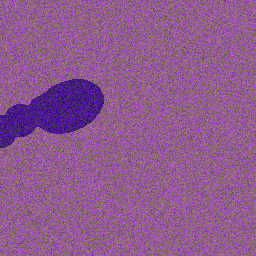
#> input picture data/datasets/sentinel1_external/images/ext_patch_0001.png, 256 x 256 px; its folder holds only this picture in this run
$ python -i classical_baseline.py   (imports and definitions only)
#> lines starting #> are read from the running program, lines starting #| are printed output that depends on the picture; after the words box and inside, x2 and y2 are one past the last pixel; in counts of white or black regions, pixels touching at a corner belong together
#> further down, picture is the input picture: shape (256, 256, 3); mean B, G, R 142.2, 89.5, 142.1
"""
Classical Image Processing Baseline for SAR Oil Spill Detection.
Implements adaptive Otsu thresholding, connected component analysis, morphological cleanup,
and minimum region area filtering.
"""

import numpy as np
import cv2
from typing import Tuple, Dict, Any

class ClassicalSARBaseline:
    def __init__(
        self,
        min_region_pixels: int = 15,
        morph_kernel_size: int = 3,
        damping_multiplier: float = 0.92,
    ):
        self.min_region_pixels = min_region_pixels
        self.morph_kernel_size = morph_kernel_size
        self.damping_multiplier = damping_multiplier

    def predict(self, image: np.ndarray, threshold_override: float = None) -> Tuple[np.ndarray, np.ndarray]:
        """
        Accepts SAR image (H, W, C) or (H, W).
        Returns:
            binary_mask: (H, W) uint8 with 1 for detected slick, 0 for background
            confidence_map: (H, W) float32 in [0, 1]
        """
        if image.ndim == 3:
            # Use VV channel (index 0) where damping contrast is strongest
            vv = image[:, :, 0]
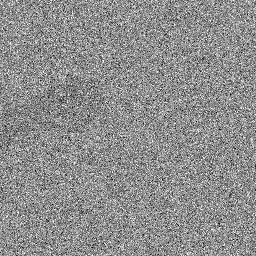
#> vv: shape (256, 256); min 0, max 255, mean 142.2
        else:
            vv = image

        # 1. Mild median filtering for SAR speckle noise reduction
        smoothed = cv2.medianBlur(vv.astype(np.uint8), 3)
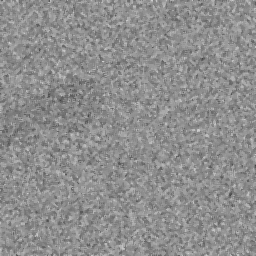
#> smoothed: shape (256, 256); min 67, max 207, mean 142.2

        # 2. Otsu adaptive global threshold
        otsu_val, _ = cv2.threshold(smoothed, 0, 255, cv2.THRESH_BINARY + cv2.THRESH_OTSU)
#> otsu_val = 142
        active_thresh = otsu_val * self.damping_multiplier if threshold_override is None else threshold_override
#> active_thresh = 130.6

        # Dark pixels are candidates for oil spill
        dark_pixels = (smoothed <= active_thresh).astype(np.uint8)
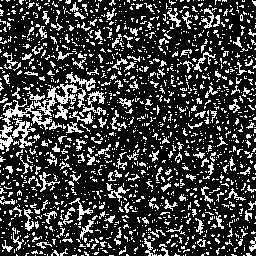
#> dark_pixels: shape (256, 256); values 0 (black) and 1 (white), 23.5% white in thin lines or dots

        # 3. Morphological opening and closing
        kernel = cv2.getStructuringElement(cv2.MORPH_ELLIPSE, (self.morph_kernel_size, self.morph_kernel_size))
        opened = cv2.morphologyEx(dark_pixels, cv2.MORPH_OPEN, kernel)
#> opened: shape (256, 256); values 0 (black) and 1 (white), 11.2% white in thin lines or dots
        cleaned = cv2.morphologyEx(opened, cv2.MORPH_CLOSE, kernel)
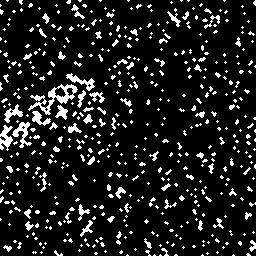
#> cleaned: shape (256, 256); values 0 (black) and 1 (white), 11.6% white in thin lines or dots

        # 4. Connected Components & Minimum Region Area Filtering
        num_labels, labels, stats, _ = cv2.connectedComponentsWithStats(cleaned, connectivity=8)
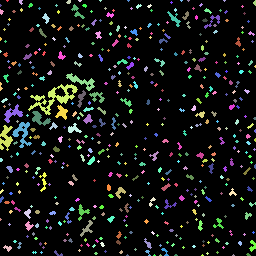
#> labels: shape (256, 256) int32; 507 distinct labels, from 0 to 506; one colour per label, 0 black
#> num_labels = 507; stats = 507 rows, first 6: [0, 0, 256, 256, 57920], [6, 0, 3, 2, 4], [19, 0, 4, 5, 14], [66, 0, 5, 4, 15], [78, 0, 4, 2, 6], [99, 0, 3, 2, 4]
        binary_mask = np.zeros_like(cleaned, dtype=np.uint8)

        for i in range(1, num_labels):
            area = stats[i, cv2.CC_STAT_AREA]
            if area >= self.min_region_pixels:
                binary_mask[labels == i] = 1
#> this loop made 506 passes
#> area on passes 16, 30, 35: 66, 21, 71
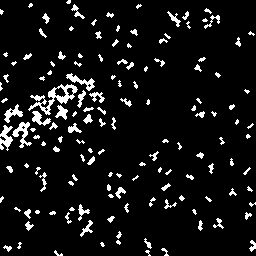
#> binary_mask: shape (256, 256); values 0 (black) and 1 (white), 7.6% white; 144 white regions (63 under 20 px), largest, box (x1, y1, x2, y2) and area: (28, 84, 78, 115) 452, (12, 122, 32, 148) 203, (0, 125, 13, 151) 184

        # 5. Continuous Probability Map estimation based on inverted intensity relative to Otsu
        norm_dist = np.clip((active_thresh - smoothed.astype(np.float32)) / max(active_thresh, 1.0), 0.0, 1.0)
        confidence_map = norm_dist * binary_mask.astype(np.float32)
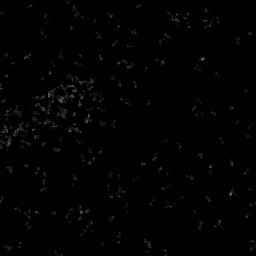
#> confidence_map: shape (256, 256) float32; min 0, max 0.487, mean 0.00624

        return binary_mask, confidence_map

>>> import cv2
>>> picture = cv2.imread('../../data/datasets/sentinel1_external/images/ext_patch_0001.png')
>>> result = ClassicalSARBaseline().predict(picture)

$ run again, on data/datasets/sentinel1_external/images/ext_patch_0002.png
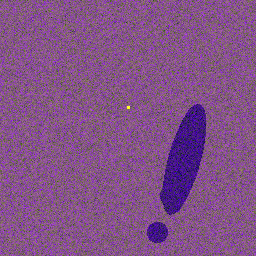
#> input picture data/datasets/sentinel1_external/images/ext_patch_0002.png, 256 x 256 px
#> picture is the input picture: shape (256, 256, 3); mean B, G, R 134.6, 82.2, 129.7
#> in predict, `smoothed = cv2.medianBlur(vv.astype(np.uint8), 3)`:
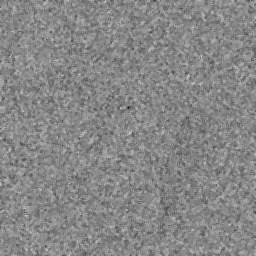
#> smoothed: shape (256, 256); min 32, max 202, mean 134.6
#> otsu_val = 134
#> active_thresh = 123.3
#> dark_pixels: shape (256, 256); values 0 (black) and 1 (white), 23.9% white in thin lines or dots
#> opened: shape (256, 256); values 0 (black) and 1 (white), 11.3% white in thin lines or dots
#> cleaned: shape (256, 256); values 0 (black) and 1 (white), 11.7% white in thin lines or dots
#> labels: shape (256, 256) int32; 548 distinct labels, from 0 to 547
#> num_labels = 548; stats = 548 rows, first 6: [0, 0, 256, 256, 57885], [1, 0, 3, 2, 4], [19, 0, 3, 2, 4], [26, 0, 4, 2, 6], [49, 0, 3, 2, 4], [55, 0, 4, 4, 9]
#> the loop in predict, `for i in range(1, num_labels):` made 547 passes
#> area on passes 7, 9, 10: 22, 26, 23
#> in predict, `confidence_map = norm_dist * binary_mask.astype(np.float32)`:
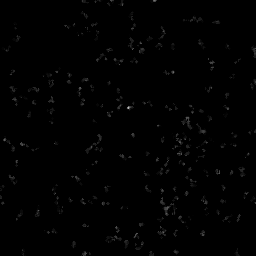
#> confidence_map: shape (256, 256) float32; min 0, max 0.74, mean 0.00608

$ run again, on data/datasets/sentinel1_external/images/ext_patch_0003.png
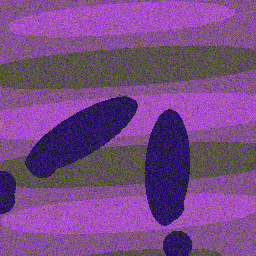
#> input picture data/datasets/sentinel1_external/images/ext_patch_0003.png, 256 x 256 px
#> picture is the input picture: shape (256, 256, 3); mean B, G, R 133.1, 72.2, 118.7
#> otsu_val = 131
#> active_thresh = 120.5
#> dark_pixels: shape (256, 256); values 0 (black) and 1 (white), 40.5% white; 440 white regions (432 under 20 px), largest, box (x1, y1, x2, y2) and area: (0, 95, 256, 225) 14871, (0, 44, 256, 94) 8725, (94, 228, 222, 256) 1221
#> opened: shape (256, 256); values 0 (black) and 1 (white), 38.1% white; 62 white regions (59 under 20 px), largest, box (x1, y1, x2, y2) and area: (0, 95, 256, 225) 14754, (0, 44, 256, 91) 8669, (94, 230, 222, 256) 1190
#> cleaned: shape (256, 256); values 0 (black) and 1 (white), 38.7% white; 58 white regions (55 under 20 px), largest, box (x1, y1, x2, y2) and area: (0, 95, 256, 225) 15103, (0, 44, 256, 91) 8712, (94, 230, 222, 256) 1222
#> in predict, `num_labels, labels, stats, _ = cv2.connectedComponentsWithStats(cleane..`:
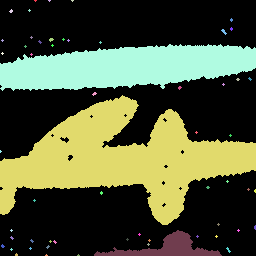
#> labels: shape (256, 256) int32; 59 distinct labels, from 0 to 58; one colour per label, 0 black
#> num_labels = 59; stats = 59 rows, first 6: [0, 0, 256, 256, 40144], [34, 0, 3, 2, 4], [48, 0, 3, 2, 4], [71, 0, 3, 2, 4], [9, 9, 4, 4, 10], [28, 9, 3, 3, 5]
#> the loop in predict, `for i in range(1, num_labels):` made 58 passes
#> area on passes 18, 26, 40: 8712, 15103, 1222
#> in predict, `norm_dist = np.clip((active_thresh - smoothed.astype(np.float32)) / ma..`:
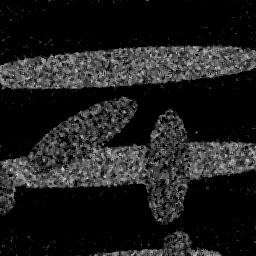
#> norm_dist: shape (256, 256) float32; min 0, max 0.817, mean 0.117

$ run again, on data/datasets/sentinel1_external/images/ext_patch_0004.png
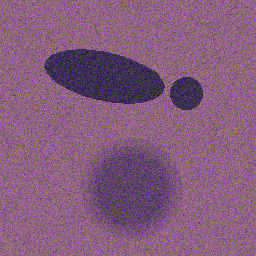
#> input picture data/datasets/sentinel1_external/images/ext_patch_0004.png, 256 x 256 px
#> picture is the input picture: shape (256, 256, 3); mean B, G, R 124.3, 91.9, 132.6
#> otsu_val = 118
#> active_thresh = 108.6
#> dark_pixels: shape (256, 256); values 0 (black) and 1 (white), 19.3% white; 1146 white regions (1113 under 20 px), largest, box (x1, y1, x2, y2) and area: (45, 45, 167, 106) 4488, (94, 144, 172, 229) 2201, (167, 73, 204, 111) 867
#> opened: shape (256, 256); values 0 (black) and 1 (white), 12.7% white; 179 white regions (165 under 20 px), largest, box (x1, y1, x2, y2) and area: (45, 49, 165, 105) 4417, (97, 163, 171, 221) 1116, (168, 75, 204, 111) 855
#> cleaned: shape (256, 256); values 0 (black) and 1 (white), 13.3% white; 161 white regions (147 under 20 px), largest, box (x1, y1, x2, y2) and area: (45, 49, 165, 105) 4572, (97, 163, 171, 227) 1770, (168, 75, 204, 111) 892
#> labels: shape (256, 256) int32; 162 distinct labels, from 0 to 161
#> num_labels = 162; stats = 162 rows, first 6: [0, 0, 256, 256, 56829], [54, 0, 3, 2, 4], [138, 1, 3, 3, 5], [30, 2, 5, 4, 12], [145, 4, 4, 6, 14], [132, 7, 4, 3, 8]
#> the loop in predict, `for i in range(1, num_labels):` made 161 passes
#> area on passes 31, 44, 79: 4572, 892, 30
#> in predict, `confidence_map = norm_dist * binary_mask.astype(np.float32)`:
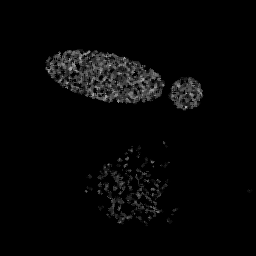
#> confidence_map: shape (256, 256) float32; min 0, max 0.742, mean 0.024
